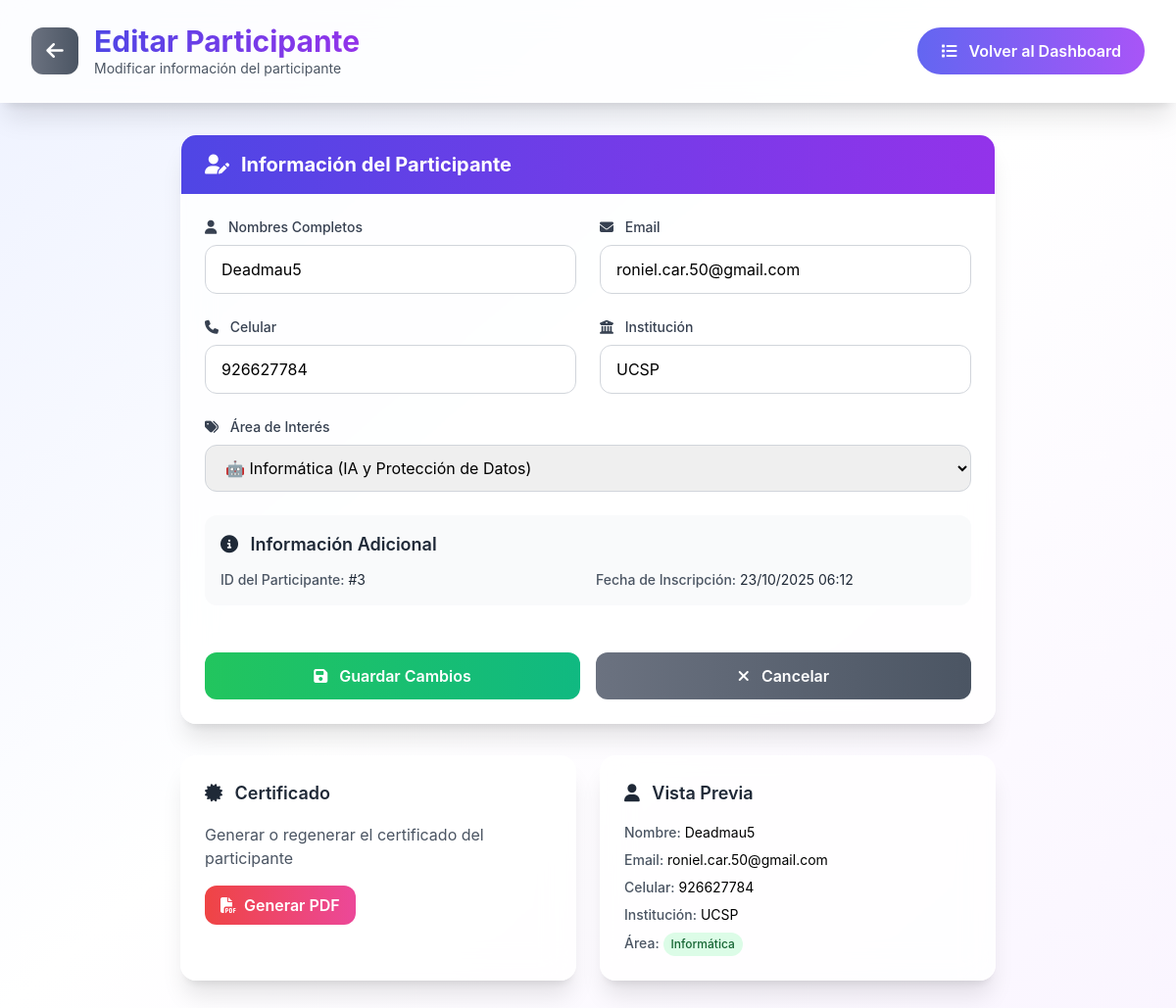
The app's page /admin/editar_participante.php?id=3 (signed in) with its own data.
### tables this page shows
CREATE TABLE `preinscripciones` (
  `id` int(11) NOT NULL,
  `nombres` varchar(150) NOT NULL,
  `email` varchar(100) NOT NULL,
  `celular` varchar(15) NOT NULL,
  `institucion` varchar(150) NOT NULL,
  `area` enum('informatica','metalmecanica') NOT NULL,
  `fecha_inscripcion` timestamp NOT NULL DEFAULT current_timestamp()
);

### admin/editar_participante.php (the view, shortened to what this page needs)
<?php
require_once '../config/conexion.php';
$id = isset($_GET['id']) ? (int)$_GET['id'] : 0;
$stmt = $pdo->prepare("SELECT * FROM preinscripciones WHERE id = ?");
$stmt->execute([$id]);
$participante = $stmt->fetch(PDO::FETCH_ASSOC);
?>
<!DOCTYPE html>
<html lang="es">
<head>
    <link href="https://cdnjs.cloudflare.com/ajax/libs/font-awesome/6.4.0/css/all.min.css" rel="stylesheet">
    <link href="../assets/css/styles.css" rel="stylesheet">
    <script src="https://cdn.tailwindcss.com"></script>
</head>
<body class="bg-gradient-to-br from-indigo-50 via-white to-purple-50 min-h-screen">
    <div class="bg-white/80 backdrop-blur-lg shadow-xl border-b border-white/20">
        <div class="max-w-7xl mx-auto px-4 sm:px-6 lg:px-8">
            <div class="flex justify-between items-center py-6">
                <div class="flex items-center space-x-4">
                    <a href="dashboard.php" class="w-12 h-12 bg-gradient-to-r from-gray-500 to-gray-600 rounded-xl flex items-center justify-center hover:shadow-lg transform hover:-translate-y-1 transition-all duration-200">
                        <i class="fas fa-arrow-left text-white text-xl"></i>
                    </a>
                    <div>
                        <h1 class="text-3xl font-bold bg-gradient-to-r from-indigo-600 to-purple-600 bg-clip-text text-transparent">
                        </h1>
                        <p class="text-gray-600 text-sm">Modificar información del participante</p>
                    </div>
                </div>
                <a href="dashboard.php" class="bg-gradient-to-r from-indigo-500 to-purple-500 text-white px-6 py-3 rounded-full font-semibold hover:shadow-lg transform hover:-translate-y-1 transition-all duration-200">
                    <i class="fas fa-list mr-2"></i>
                    Volver al Dashboard
                </a>
            </div>
        </div>
    </div>
    <div class="max-w-4xl mx-auto px-4 sm:px-6 lg:px-8 py-8">
        <div class="bg-white/80 backdrop-blur-lg rounded-2xl shadow-xl border border-white/20 overflow-hidden">
            <div class="bg-gradient-to-r from-indigo-600 to-purple-600 px-6 py-4">
                <h2 class="text-xl font-bold text-white flex items-center">
                    <i class="fas fa-user-edit mr-3"></i>
                    Información del Participante
                </h2>
            </div>
            <form method="POST" class="p-6 space-y-6">
                <div class="grid grid-cols-1 md:grid-cols-2 gap-6">
                    <div>
                        <label for="nombres" class="block text-sm font-medium text-gray-700 mb-2">
                            <i class="fas fa-user mr-2"></i>
                            Nombres Completos
                        </label>
                        <input type="text"
                               id="nombres"
                               name="nombres"
                               value="<?= htmlspecialchars($participante['nombres']) ?>"
                               required
                               class="w-full px-4 py-3 border border-gray-300 rounded-xl focus:ring-2 focus:ring-indigo-500 focus:border-transparent transition-all duration-200">
                    </div>
                    <div>
                        <label for="email" class="block text-sm font-medium text-gray-700 mb-2">
                            <i class="fas fa-envelope mr-2"></i>
                            Email
                        </label>
                        <input type="email"
                               id="email"
                               name="email"
                               value="<?= htmlspecialchars($participante['email']) ?>"
                               required
                               class="w-full px-4 py-3 border border-gray-300 rounded-xl focus:ring-2 focus:ring-indigo-500 focus:border-transparent transition-all duration-200">
                    </div>
                    <div>
                        <label for="celular" class="block text-sm font-medium text-gray-700 mb-2">
                            <i class="fas fa-phone mr-2"></i>
                            Celular
                        </label>
                        <input type="tel"
                               id="celular"
                               name="celular"
                               value="<?= htmlspecialchars($participante['celular']) ?>"
                               required
                               class="w-full px-4 py-3 border border-gray-300 rounded-xl focus:ring-2 focus:ring-indigo-500 focus:border-transparent transition-all duration-200">
                    </div>
                    <div>
                        <label for="institucion" class="block text-sm font-medium text-gray-700 mb-2">
                            <i class="fas fa-university mr-2"></i>
                            Institución
                        </label>
                        <input type="text"
                               id="institucion"
                               name="institucion"
                               value="<?= htmlspecialchars($participante['institucion']) ?>"
                               required
                               class="w-full px-4 py-3 border border-gray-300 rounded-xl focus:ring-2 focus:ring-indigo-500 focus:border-transparent transition-all duration-200">
                    </div>
                </div>
                <div>
                    <label for="area" class="block text-sm font-medium text-gray-700 mb-2">
                        <i class="fas fa-tags mr-2"></i>
                        Área de Interés
                    </label>
                    <select id="area"
                            name="area"
                            required
                            class="w-full px-4 py-3 border border-gray-300 rounded-xl focus:ring-2 focus:ring-indigo-500 focus:border-transparent transition-all duration-200">
                        <option value="informatica" <?= $participante['area'] == 'informatica' ? 'selected' : '' ?>>
                            🤖 Informática (IA y Protección de Datos)
                        </option>
                    </select>
                </div>
                <div class="bg-gray-50 rounded-xl p-4">
                    <h3 class="text-lg font-semibold text-gray-800 mb-3">
                        <i class="fas fa-info-circle mr-2"></i>
                        Información Adicional
                    </h3>
                    <div class="grid grid-cols-1 md:grid-cols-2 gap-4 text-sm">
                        <div>
                            <span class="font-medium text-gray-600">ID del Participante:</span>
                            <span class="text-gray-800">#<?= $participante['id'] ?></span>
                        </div>
                        <div>
                            <span class="font-medium text-gray-600">Fecha de Inscripción:</span>
                            <span class="text-gray-800"><?= date('d/m/Y H:i', strtotime($participante['fecha_inscripcion'])) ?></span>
                        </div>
                    </div>
                </div>
                <div class="flex flex-col sm:flex-row gap-4 pt-6">
                    <button type="submit"
                            class="flex-1 bg-gradient-to-r from-green-500 to-emerald-500 text-white px-6 py-3 rounded-xl font-semibold hover:shadow-lg transform hover:-translate-y-1 transition-all duration-200">
                        <i class="fas fa-save mr-2"></i>
                        Guardar Cambios
                    </button>
                    <a href="dashboard.php"
                       class="flex-1 bg-gradient-to-r from-gray-500 to-gray-600 text-white px-6 py-3 rounded-xl font-semibold hover:shadow-lg transform hover:-translate-y-1 transition-all duration-200 text-center">
                        <i class="fas fa-times mr-2"></i>
                        Cancelar
                    </a>
                </div>
            </form>
        </div>
        <div class="mt-8 grid grid-cols-1 md:grid-cols-2 gap-6">
            <div class="bg-white/80 backdrop-blur-lg rounded-2xl p-6 shadow-xl border border-white/20">
                <h3 class="text-lg font-semibold text-gray-800 mb-4">
                    <i class="fas fa-certificate mr-2"></i>
                    Certificado
                </h3>
                <p class="text-gray-600 mb-4">Generar o regenerar el certificado del participante</p>
                <a href="generar_certificado.php?id=<?= $participante['id'] ?>"
                   class="inline-flex items-center px-4 py-2 bg-gradient-to-r from-red-500 to-pink-500 text-white rounded-xl font-semibold hover:shadow-lg transform hover:-translate-y-1 transition-all duration-200">
                    <i class="fas fa-file-pdf mr-2"></i>
                    Generar PDF
                </a>
            </div>
            <div class="bg-white/80 backdrop-blur-lg rounded-2xl p-6 shadow-xl border border-white/20">
                <h3 class="text-lg font-semibold text-gray-800 mb-4">
                    <i class="fas fa-user mr-2"></i>
                    Vista Previa
                </h3>
                <div class="space-y-2 text-sm">
                    <div><span class="font-medium text-gray-600">Nombre:</span> <?= htmlspecialchars($participante['nombres']) ?></div>
                    <div><span class="font-medium text-gray-600">Email:</span> <?= htmlspecialchars($participante['email']) ?></div>
                    <div><span class="font-medium text-gray-600">Celular:</span> <?= htmlspecialchars($participante['celular']) ?></div>
                    <div><span class="font-medium text-gray-600">Institución:</span> <?= htmlspecialchars($participante['institucion']) ?></div>
                    <div><span class="font-medium text-gray-600">Área:</span>
                        <span class="inline-flex items-center px-2 py-1 rounded-full text-xs font-medium <?= $participante['area'] == 'informatica' ? 'bg-green-100 text-green-800' : 'bg-orange-100 text-orange-800' ?>">
                            <?= $participante['area'] == 'informatica' ? 'Informática' : 'Metalmecánica' ?>
                        </span>
                    </div>
                </div>
            </div>
        </div>
    </div>
</body>
</html>

### assets/css/styles.css (style rules this page uses)
body { font-family: 'Inter', sans-serif; scroll-behavior: smooth; }

### records on screen
preinscripciones: nombres "Deadmau5", email "roniel.car.50@gmail.com", celular "926627784", institucion "UCSP", area "🤖 Informática (IA y Protección de Datos)", id "3", fecha_inscripcion "23/10/2025 06:12"
